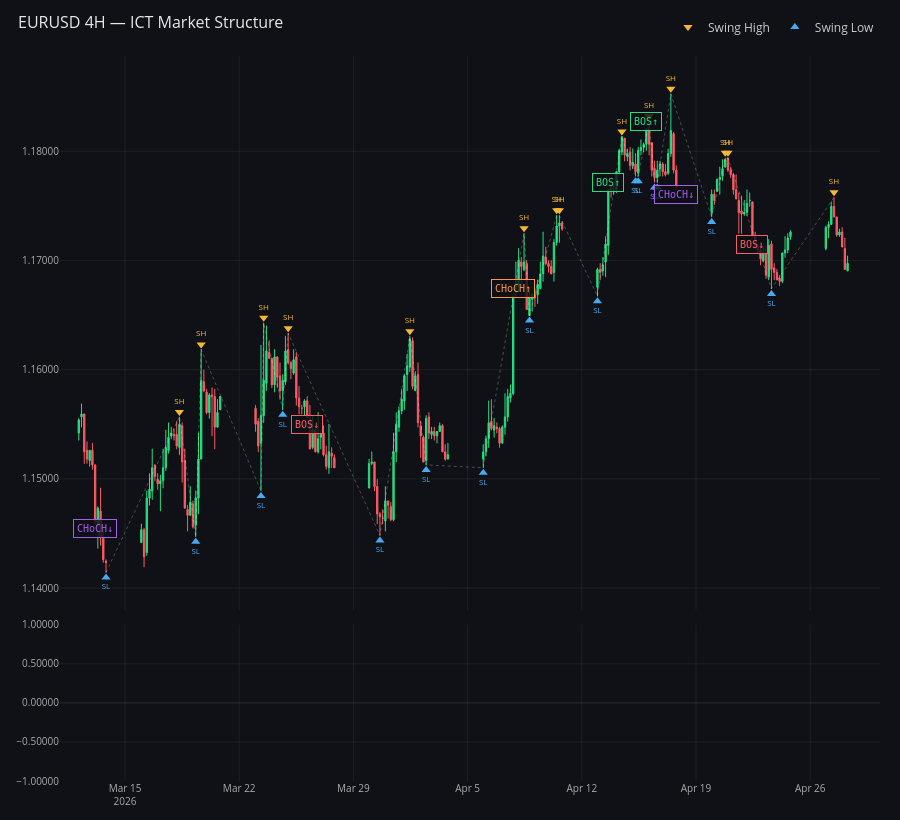

The notebook cell saved with this chart:
### Markdown cell above
## 6 · 4H chart
Higher-timeframe context for confluence.

### Code cell
raw_4h = yf.download('EURUSD=X', period='120d', interval='4h', auto_adjust=True)
df_4h = raw_4h.copy()
if isinstance(df_4h.columns, pd.MultiIndex):
    df_4h.columns = df_4h.columns.get_level_values(0).str.lower()
else:
    df_4h.columns = df_4h.columns.str.lower()
df_4h.index = pd.to_datetime(df_4h.index)
df_4h = df_4h.dropna()

ms_4h = MarketStructure(df_4h, swing_lookback=5)
ms_4h.plot(
    last_n=200,
    title='EURUSD 4H — ICT Market Structure',
    height=820,
).show()

### Figure 1 — Plotly figure (JSON) as saved in the notebook; plotly's stock layout.template omitted (floating-point values rounded to 4 significant figures; data arrays with more than 128 entries replaced by an {"elided": "..."} marker saying what was removed)
{"data": [{"close": {"elided": "200 float values"}, "decreasing": {"fillcolor": "#FC5C65", "line": {"color": "#FC5C65"}}, "high": {"elided": "200 float values"}, "increasing": {"fillcolor": "#26DE81", "line": {"color": "#26DE81"}}, "line": {"width": 1}, "low": {"elided": "200 float values"}, "name": "OHLC", "open": {"elided": "200 float values"}, "showlegend": false, "type": "candlestick", "whiskerwidth": 0.3, "x": {"elided": "200 str values"}, "xaxis": "x", "yaxis": "y"}, {"line": {"color": "rgba(255,255,255,0.25)", "dash": "dot", "width": 1}, "mode": "lines", "name": "Structure", "showlegend": false, "type": "scatter", "x": ["2026-03-13T20:00:00+00:00", "2026-03-18T08:00:00+00:00", "2026-03-19T08:00:00+00:00", "2026-03-19T16:00:00+00:00", "2026-03-23T08:00:00+00:00", "2026-03-23T12:00:00+00:00", "2026-03-24T16:00:00+00:00", "2026-03-25T00:00:00+00:00", "2026-03-30T15:00:00+00:00", "2026-04-01T11:00:00+00:00", "2026-04-02T11:00:00+00:00", "2026-04-05T23:00:00+00:00", "2026-04-08T11:00:00+00:00", "2026-04-08T19:00:00+00:00", "2026-04-10T11:00:00+00:00", "2026-04-10T15:00:00+00:00", "2026-04-12T23:00:00+00:00", "2026-04-14T11:00:00+00:00", "2026-04-15T07:00:00+00:00", "2026-04-15T11:00:00+00:00", "2026-04-16T03:00:00+00:00", "2026-04-16T11:00:00+00:00", "2026-04-16T15:00:00+00:00", "2026-04-17T11:00:00+00:00", "2026-04-19T23:00:00+00:00", "2026-04-20T19:00:00+00:00", "2026-04-20T23:00:00+00:00", "2026-04-23T15:00:00+00:00", "2026-04-27T11:00:00+00:00"], "xaxis": "x", "y": [1.141, 1.156, 1.145, 1.162, 1.149, 1.164, 1.156, 1.163, 1.145, 1.163, 1.151, 1.151, 1.172, 1.165, 1.174, 1.174, 1.167, 1.181, 1.178, 1.178, 1.183, 1.177, 1.177, 1.185, 1.174, 1.179, 1.179, 1.167, 1.176], "yaxis": "y"}, {"customdata": [1.156, 1.162, 1.164, 1.163, 1.163, 1.172, 1.174, 1.174, 1.181, 1.183, 1.185, 1.179, 1.179, 1.176], "hovertemplate": "<b>Swing High</b><br>%{x}<br>%{customdata:.5f}<extra></extra>", "marker": {"color": "#F7B731", "size": 8, "symbol": "triangle-down"}, "mode": "markers+text", "name": "Swing High", "showlegend": true, "text": ["SH", "SH", "SH", "SH", "SH", "SH", "SH", "SH", "SH", "SH", "SH", "SH", "SH", "SH"], "textfont": {"color": "#F7B731", "size": 8}, "textposition": "top center", "type": "scatter", "x": ["2026-03-18T08:00:00+00:00", "2026-03-19T16:00:00+00:00", "2026-03-23T12:00:00+00:00", "2026-03-25T00:00:00+00:00", "2026-04-01T11:00:00+00:00", "2026-04-08T11:00:00+00:00", "2026-04-10T11:00:00+00:00", "2026-04-10T15:00:00+00:00", "2026-04-14T11:00:00+00:00", "2026-04-16T03:00:00+00:00", "2026-04-17T11:00:00+00:00", "2026-04-20T19:00:00+00:00", "2026-04-20T23:00:00+00:00", "2026-04-27T11:00:00+00:00"], "xaxis": "x", "y": [1.156, 1.162, 1.165, 1.164, 1.164, 1.173, 1.175, 1.175, 1.182, 1.183, 1.186, 1.18, 1.18, 1.176], "yaxis": "y"}, {"customdata": [1.141, 1.145, 1.149, 1.156, 1.145, 1.151, 1.151, 1.165, 1.167, 1.178, 1.178, 1.177, 1.177, 1.174, 1.167], "hovertemplate": "<b>Swing Low</b><br>%{x}<br>%{customdata:.5f}<extra></extra>", "marker": {"color": "#45AAF2", "size": 8, "symbol": "triangle-up"}, "mode": "markers+text", "name": "Swing Low", "showlegend": true, "text": ["SL", "SL", "SL", "SL", "SL", "SL", "SL", "SL", "SL", "SL", "SL", "SL", "SL", "SL", "SL"], "textfont": {"color": "#45AAF2", "size": 8}, "textposition": "bottom center", "type": "scatter", "x": ["2026-03-13T20:00:00+00:00", "2026-03-19T08:00:00+00:00", "2026-03-23T08:00:00+00:00", "2026-03-24T16:00:00+00:00", "2026-03-30T15:00:00+00:00", "2026-04-02T11:00:00+00:00", "2026-04-05T23:00:00+00:00", "2026-04-08T19:00:00+00:00", "2026-04-12T23:00:00+00:00", "2026-04-15T07:00:00+00:00", "2026-04-15T11:00:00+00:00", "2026-04-16T11:00:00+00:00", "2026-04-16T15:00:00+00:00", "2026-04-19T23:00:00+00:00", "2026-04-23T15:00:00+00:00"], "xaxis": "x", "y": [1.141, 1.144, 1.148, 1.156, 1.144, 1.151, 1.151, 1.164, 1.166, 1.177, 1.177, 1.177, 1.177, 1.174, 1.167], "yaxis": "y"}, {"marker": {"color": {"elided": "200 str values"}, "line": {"width": 0}}, "name": "Volume", "opacity": 0.6, "showlegend": false, "type": "bar", "x": {"elided": "200 str values"}, "xaxis": "x2", "y": {"elided": "200 int values"}, "yaxis": "y2"}], "layout": {"annotations": [{"bgcolor": "rgba(15,17,23,0.82)", "bordercolor": "#A55EEA", "borderpad": 3, "borderwidth": 1, "font": {"color": "#A55EEA", "family": "monospace", "size": 10}, "showarrow": false, "text": "CHoCH↓", "x": "2026-03-13T04:00:00+00:00", "xref": "x", "y": 1.145, "yref": "y"}, {"bgcolor": "rgba(15,17,23,0.82)", "bordercolor": "#FC5C65", "borderpad": 3, "borderwidth": 1, "font": {"color": "#FC5C65", "family": "monospace", "size": 10}, "showarrow": false, "text": "BOS↓", "x": "2026-03-26T04:00:00+00:00", "xref": "x", "y": 1.155, "yref": "y"}, {"bgcolor": "rgba(15,17,23,0.82)", "bordercolor": "#FD9644", "borderpad": 3, "borderwidth": 1, "font": {"color": "#FD9644", "family": "monospace", "size": 10}, "showarrow": false, "text": "CHoCH↑", "x": "2026-04-07T19:00:00+00:00", "xref": "x", "y": 1.167, "yref": "y"}, {"bgcolor": "rgba(15,17,23,0.82)", "bordercolor": "#26DE81", "borderpad": 3, "borderwidth": 1, "font": {"color": "#26DE81", "family": "monospace", "size": 10}, "showarrow": false, "text": "BOS↑", "x": "2026-04-13T15:00:00+00:00", "xref": "x", "y": 1.177, "yref": "y"}, {"bgcolor": "rgba(15,17,23,0.82)", "bordercolor": "#26DE81", "borderpad": 3, "borderwidth": 1, "font": {"color": "#26DE81", "family": "monospace", "size": 10}, "showarrow": false, "text": "BOS↑", "x": "2026-04-15T23:00:00+00:00", "xref": "x", "y": 1.183, "yref": "y"}, {"bgcolor": "rgba(15,17,23,0.82)", "bordercolor": "#A55EEA", "borderpad": 3, "borderwidth": 1, "font": {"color": "#A55EEA", "family": "monospace", "size": 10}, "showarrow": false, "text": "CHoCH↓", "x": "2026-04-17T19:00:00+00:00", "xref": "x", "y": 1.176, "yref": "y"}, {"bgcolor": "rgba(15,17,23,0.82)", "bordercolor": "#FC5C65", "borderpad": 3, "borderwidth": 1, "font": {"color": "#FC5C65", "family": "monospace", "size": 10}, "showarrow": false, "text": "BOS↓", "x": "2026-04-22T11:00:00+00:00", "xref": "x", "y": 1.171, "yref": "y"}], "height": 820, "hoverlabel": {"bgcolor": "#1A1D2E", "bordercolor": "#333", "font": {"color": "#E8E8E8"}}, "hovermode": "x unified", "legend": {"font": {"color": "#CCC"}, "orientation": "h", "x": 1, "xanchor": "right", "y": 1.02, "yanchor": "bottom"}, "margin": {"b": 20, "l": 60, "r": 20, "t": 48}, "paper_bgcolor": "#0F1117", "plot_bgcolor": "#0F1117", "title": {"font": {"color": "#E8E8E8", "size": 16}, "text": "EURUSD 4H — ICT Market Structure", "x": 0.02}, "xaxis": {"anchor": "y", "domain": [0, 1], "gridcolor": "rgba(255,255,255,0.06)", "matches": "x2", "rangeslider": {"visible": false}, "showspikes": true, "showticklabels": false, "spikecolor": "#555", "spikethickness": 1, "tickfont": {"color": "#AAA", "size": 10}, "title": {"font": {"color": "#888"}}, "zerolinecolor": "rgba(255,255,255,0.06)"}, "xaxis2": {"anchor": "y2", "domain": [0, 1], "gridcolor": "rgba(255,255,255,0.06)", "showspikes": true, "spikecolor": "#555", "spikethickness": 1, "tickfont": {"color": "#AAA", "size": 10}, "title": {"font": {"color": "#888"}}, "zerolinecolor": "rgba(255,255,255,0.06)"}, "yaxis": {"anchor": "x", "domain": [0.2356, 1], "gridcolor": "rgba(255,255,255,0.06)", "showspikes": true, "spikecolor": "#555", "spikethickness": 1, "tickfont": {"color": "#AAA", "size": 10}, "tickformat": ".5f", "title": {"font": {"color": "#888"}}, "zerolinecolor": "rgba(255,255,255,0.06)"}, "yaxis2": {"anchor": "x2", "domain": [0, 0.2156], "gridcolor": "rgba(255,255,255,0.06)", "showspikes": true, "spikecolor": "#555", "spikethickness": 1, "tickfont": {"color": "#AAA", "size": 10}, "tickformat": ".5f", "title": {"font": {"color": "#888"}}, "zerolinecolor": "rgba(255,255,255,0.06)"}}}
